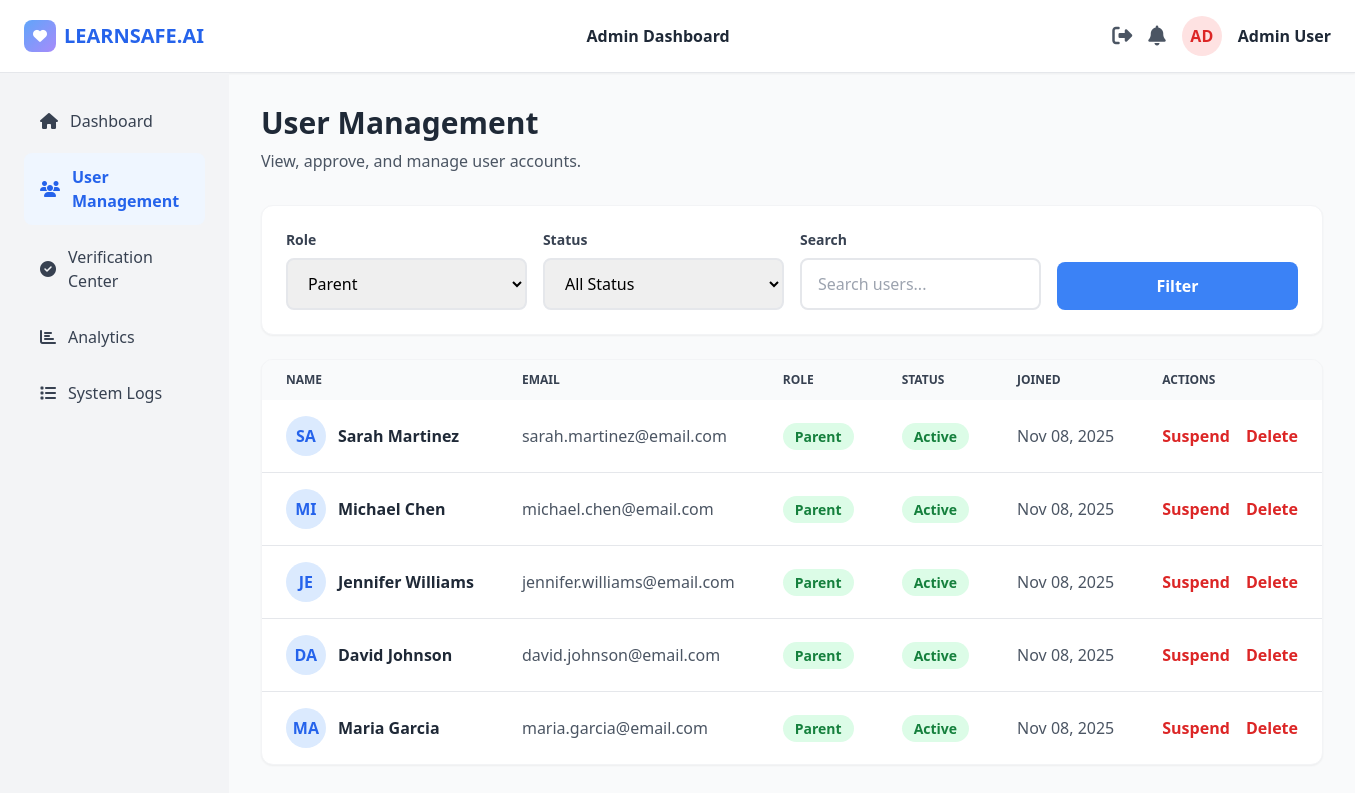
The app's page /admin/users.php?role=parent (signed in) with its own data.
### tables this page shows
CREATE TABLE IF NOT EXISTS users (
    id INT AUTO_INCREMENT PRIMARY KEY,
    email VARCHAR(255) UNIQUE NOT NULL,
    password VARCHAR(255) NOT NULL,
    full_name VARCHAR(255) NOT NULL,
    role ENUM('parent', 'teacher', 'admin') NOT NULL,
    status ENUM('active', 'pending', 'suspended', 'rejected') DEFAULT 'pending',
    created_at TIMESTAMP DEFAULT CURRENT_TIMESTAMP,
    updated_at TIMESTAMP DEFAULT CURRENT_TIMESTAMP ON UPDATE CURRENT_TIMESTAMP,
    last_login TIMESTAMP NULL,
    remember_token VARCHAR(255) NULL,
    INDEX idx_email (email),
    INDEX idx_role (role),
    INDEX idx_status (status)
);

### includes/auth.php (called while the page is built, shortened)
<?php
require_once __DIR__ . '/../config/config.php';
function getUserData($user_id) {
    $db = getDB();
    $stmt = $db->prepare("SELECT * FROM users WHERE id = ?");
    $stmt->bind_param("i", $user_id);
    $stmt->execute();
    $result = $stmt->get_result();
    $user = $result->fetch_assoc();
    return $user;
}

### config/config.php (called while the page is built, shortened)
<?php
function sanitize($data) {
    return htmlspecialchars(strip_tags(trim($data)));
}
function formatDate($date) {
    return date('M d, Y', strtotime($date));
}

### includes/admin_functions.php (called while the page is built, shortened)
<?php
require_once __DIR__ . '/../config/config.php';
function getAllUsers($page = 1, $per_page = 20, $search = '', $role = '', $status = '') {
    $db = getDB();
    $offset = ($page - 1) * $per_page;
    $sql = "SELECT * FROM users WHERE 1=1";
    $params = [];
    $types = '';
    if (!empty($role)) {
        $sql .= " AND role = ?";
        $params[] = $role;
        $types .= 's';
    }
    $sql .= " ORDER BY created_at DESC LIMIT ? OFFSET ?";
    $params[] = $per_page;
    $params[] = $offset;
    $types .= 'ii';
    $stmt = $db->prepare($sql);
    if (!empty($params)) {
        $stmt->bind_param($types, ...$params);
    }
    $stmt->execute();
    $result = $stmt->get_result();
    $users = [];
    while ($row = $result->fetch_assoc()) {
        $users[] = $row;
    }
    $count_sql = "SELECT COUNT(*) as total FROM users WHERE 1=1";
    $count_params = [];
    $count_types = '';
    if (!empty($role)) {
        $count_sql .= " AND role = ?";
        $count_params[] = $role;
        $count_types .= 's';
    }
    $count_stmt = $db->prepare($count_sql);
    if (!empty($count_params)) {
        $count_stmt->bind_param($count_types, ...$count_params);
    }
    $count_stmt->execute();
    $total = $count_stmt->get_result()->fetch_assoc()['total'];
    return ['users' => $users, 'total' => $total];
}

### admin/users.php (the view, shortened to what this page needs)
<?php
require_once __DIR__ . '/../config/config.php';
require_once __DIR__ . '/../includes/auth.php';
require_once __DIR__ . '/../includes/admin_functions.php';
$user_id = getCurrentUserId();
$user = getUserData($user_id);
$page = isset($_GET['page']) ? intval($_GET['page']) : 1;
$search = sanitize($_GET['search'] ?? '');
$role_filter = sanitize($_GET['role'] ?? '');
$status_filter = sanitize($_GET['status'] ?? '');
$users_data = getAllUsers($page, 20, $search, $role_filter, $status_filter);
$users = $users_data['users'];
?>
<!DOCTYPE html>
<html lang="en">
<head>
    <script src="https://cdn.tailwindcss.com"></script>
    <link rel="stylesheet" href="https://cdnjs.cloudflare.com/ajax/libs/font-awesome/6.4.0/css/all.min.css">
</head>
<body class="bg-gray-50 min-h-screen">
    <header class="bg-white shadow-sm border-b">
        <div class="flex items-center justify-between px-6 py-4">
            <div class="flex items-center space-x-2">
                <div class="w-8 h-8 gradient-heart rounded-lg flex items-center justify-center">
                    <i class="fas fa-heart text-white text-sm"></i>
                </div>
                <span class="text-xl font-bold text-blue-600">LEARNSAFE.AI</span>
            </div>
            <div class="flex-1 text-center">
                <p class="text-gray-800 font-semibold">Admin Dashboard</p>
            </div>
            <div class="flex items-center space-x-4">
                <a href="../api/logout.php" class="text-gray-600 hover:text-red-600" title="Logout">
                    <i class="fas fa-sign-out-alt text-xl cursor-pointer"></i>
                </a>
                <i class="fas fa-bell text-gray-600 text-xl cursor-pointer"></i>
                <div class="w-10 h-10 bg-red-100 rounded-full flex items-center justify-center">
                    <span class="text-red-600 font-bold"><?php echo strtoupper(substr($user['full_name'], 0, 2)); ?></span>
                </div>
                <span class="text-gray-800 font-semibold"><?php echo htmlspecialchars($user['full_name']); ?></span>
            </div>
        </div>
    </header>
    <div class="flex">
        <aside class="w-64 bg-gray-100 min-h-screen p-6">
            <nav class="space-y-2">
                <a href="dashboard.php" class="flex items-center space-x-3 px-4 py-3 text-gray-700 hover:bg-gray-200 rounded-lg transition">
                    <i class="fas fa-home"></i>
                    <span>Dashboard</span>
                </a>
                <a href="users.php" class="flex items-center space-x-3 px-4 py-3 bg-blue-50 text-blue-600 rounded-lg font-semibold">
                    <i class="fas fa-users"></i>
                    <span>User Management</span>
                </a>
                <a href="verification.php" class="flex items-center space-x-3 px-4 py-3 text-gray-700 hover:bg-gray-200 rounded-lg transition">
                    <i class="fas fa-check-circle"></i>
                    <span>Verification Center</span>
                </a>
                <a href="analytics.php" class="flex items-center space-x-3 px-4 py-3 text-gray-700 hover:bg-gray-200 rounded-lg transition">
                    <i class="fas fa-chart-bar"></i>
                    <span>Analytics</span>
                </a>
                <a href="logs.php" class="flex items-center space-x-3 px-4 py-3 text-gray-700 hover:bg-gray-200 rounded-lg transition">
                    <i class="fas fa-list"></i>
                    <span>System Logs</span>
                </a>
            </nav>
        </aside>
        <main class="flex-1 p-8">
            <div class="mb-8">
                <h1 class="text-3xl font-bold text-gray-800 mb-2">User Management</h1>
                <p class="text-gray-600">View, approve, and manage user accounts.</p>
            </div>
            <form method="GET" action="users.php" class="bg-white rounded-xl shadow-sm p-6 border border-gray-100 mb-6">
                <div class="grid md:grid-cols-4 gap-4">
                    <div>
                        <label class="block text-sm font-semibold text-gray-700 mb-2">Role</label>
                        <select name="role" class="w-full px-4 py-3 border-2 border-gray-200 rounded-lg focus:border-blue-500 focus:outline-none">
                            <option value="parent" <?php echo $role_filter === 'parent' ? 'selected' : ''; ?>>Parent</option>
                        </select>
                    </div>
                    <div>
                        <label class="block text-sm font-semibold text-gray-700 mb-2">Status</label>
                        <select name="status" class="w-full px-4 py-3 border-2 border-gray-200 rounded-lg focus:border-blue-500 focus:outline-none">
                            <option value="">All Status</option>
                        </select>
                    </div>
                    <div>
                        <label class="block text-sm font-semibold text-gray-700 mb-2">Search</label>
                        <input type="text" name="search" value="<?php echo htmlspecialchars($search); ?>" placeholder="Search users..." class="w-full px-4 py-3 border-2 border-gray-200 rounded-lg focus:border-blue-500 focus:outline-none">
                    </div>
                    <div class="flex items-end">
                        <button type="submit" class="w-full px-4 py-3 bg-blue-500 text-white rounded-lg hover:bg-blue-600 transition font-semibold">
                            Filter
                        </button>
                    </div>
                </div>
            </form>
            <div class="bg-white rounded-xl shadow-sm border border-gray-100 overflow-hidden">
                <div class="overflow-x-auto">
                    <table class="w-full">
                        <thead class="bg-gray-50">
                            <tr>
                                <th class="px-6 py-3 text-left text-xs font-semibold text-gray-700 uppercase">Name</th>
                                <th class="px-6 py-3 text-left text-xs font-semibold text-gray-700 uppercase">Email</th>
                                <th class="px-6 py-3 text-left text-xs font-semibold text-gray-700 uppercase">Role</th>
                                <th class="px-6 py-3 text-left text-xs font-semibold text-gray-700 uppercase">Status</th>
                                <th class="px-6 py-3 text-left text-xs font-semibold text-gray-700 uppercase">Joined</th>
                                <th class="px-6 py-3 text-left text-xs font-semibold text-gray-700 uppercase">Actions</th>
                            </tr>
                        </thead>
                        <tbody class="divide-y divide-gray-200">
                            <?php if (!empty($users)): ?>
                                <?php foreach ($users as $user_row): ?>
                                <tr class="hover:bg-gray-50">
                                    <td class="px-6 py-4 whitespace-nowrap">
                                        <div class="flex items-center">
                                            <div class="w-10 h-10 bg-<?php
                                                $colors = ['parent' => 'blue', 'teacher' => 'purple', 'admin' => 'red'];
                                                echo $colors[$user_row['role']] ?? 'gray';
                                            ?>-100 rounded-full flex items-center justify-center mr-3">
                                                <span class="text-<?php
                                                    echo $colors[$user_row['role']] ?? 'gray';
                                                ?>-600 font-bold"><?php echo strtoupper(substr($user_row['full_name'], 0, 2)); ?></span>
                                            </div>
                                            <span class="font-semibold text-gray-800"><?php echo htmlspecialchars($user_row['full_name']); ?></span>
                                        </div>
                                    </td>
                                    <td class="px-6 py-4 whitespace-nowrap text-gray-600"><?php echo htmlspecialchars($user_row['email']); ?></td>
                                    <td class="px-6 py-4 whitespace-nowrap">
                                        <span class="px-3 py-1 bg-<?php
                                            $role_colors = ['parent' => 'green', 'teacher' => 'purple', 'admin' => 'red'];
                                            echo $role_colors[$user_row['role']] ?? 'gray';
                                        ?>-100 text-<?php
                                            echo $role_colors[$user_row['role']] ?? 'gray';
                                        ?>-700 rounded-full text-sm font-semibold"><?php echo ucfirst($user_row['role']); ?></span>
                                    </td>
                                    <td class="px-6 py-4 whitespace-nowrap">
                                        <span class="px-3 py-1 bg-<?php
                                            $status_colors = ['active' => 'green', 'pending' => 'yellow', 'suspended' => 'red', 'rejected' => 'red'];
                                            echo $status_colors[$user_row['status']] ?? 'gray';
                                        ?>-100 text-<?php
                                            echo $status_colors[$user_row['status']] ?? 'gray';
                                        ?>-700 rounded-full text-sm font-semibold"><?php echo ucfirst($user_row['status']); ?></span>
                                    </td>
                                    <td class="px-6 py-4 whitespace-nowrap text-gray-600"><?php echo formatDate($user_row['created_at']); ?></td>
                                    <td class="px-6 py-4 whitespace-nowrap">
                                        <?php if ($user_row['id'] != $user_id): ?>
                                        <button onclick="updateUserStatus(<?php echo $user_row['id']; ?>, '<?php echo $user_row['status'] === 'active' ? 'suspended' : 'active'; ?>')" class="text-<?php echo $user_row['status'] === 'active' ? 'red' : 'green'; ?>-600 hover:underline font-semibold mr-3">
                                            <?php echo $user_row['status'] === 'active' ? 'Suspend' : 'Activate'; ?>
                                        </button>
                                        <button onclick="deleteUser(<?php echo $user_row['id']; ?>)" class="text-red-600 hover:underline font-semibold">Delete</button>
                                        <?php else: ?>
                                        <span class="text-gray-400 text-sm">Current User</span>
                                        <?php endif; ?>
                                    </td>
                                </tr>
                                <?php endforeach; ?>
                            <?php endif; ?>
                        </tbody>
                    </table>
                </div>
            </div>
        </main>
    </div>
</body>
</html>

### admin/users.php (style rules this page uses)
.gradient-heart { background: linear-gradient(135deg, #60a5fa 0%, #a78bfa 100%); }

### records on screen
users: full_name "AD", full_name "Admin User"
users: full_name "SA", full_name "Sarah Martinez", email "sarah.martinez@email.com", role "Parent", status "Active", created_at "Nov 08, 2025", shows "Suspend"
users: full_name "MI", full_name "Michael Chen", email "michael.chen@email.com", role "Parent", status "Active", created_at "Nov 08, 2025", shows "Suspend"
users: full_name "JE", full_name "Jennifer Williams", email "jennifer.williams@email.com", role "Parent", status "Active", created_at "Nov 08, 2025", shows "Suspend"
users: full_name "DA", full_name "David Johnson", email "david.johnson@email.com", role "Parent", status "Active", created_at "Nov 08, 2025", shows "Suspend"
users: full_name "MA", full_name "Maria Garcia", email "maria.garcia@email.com", role "Parent", status "Active", created_at "Nov 08, 2025", shows "Suspend"
